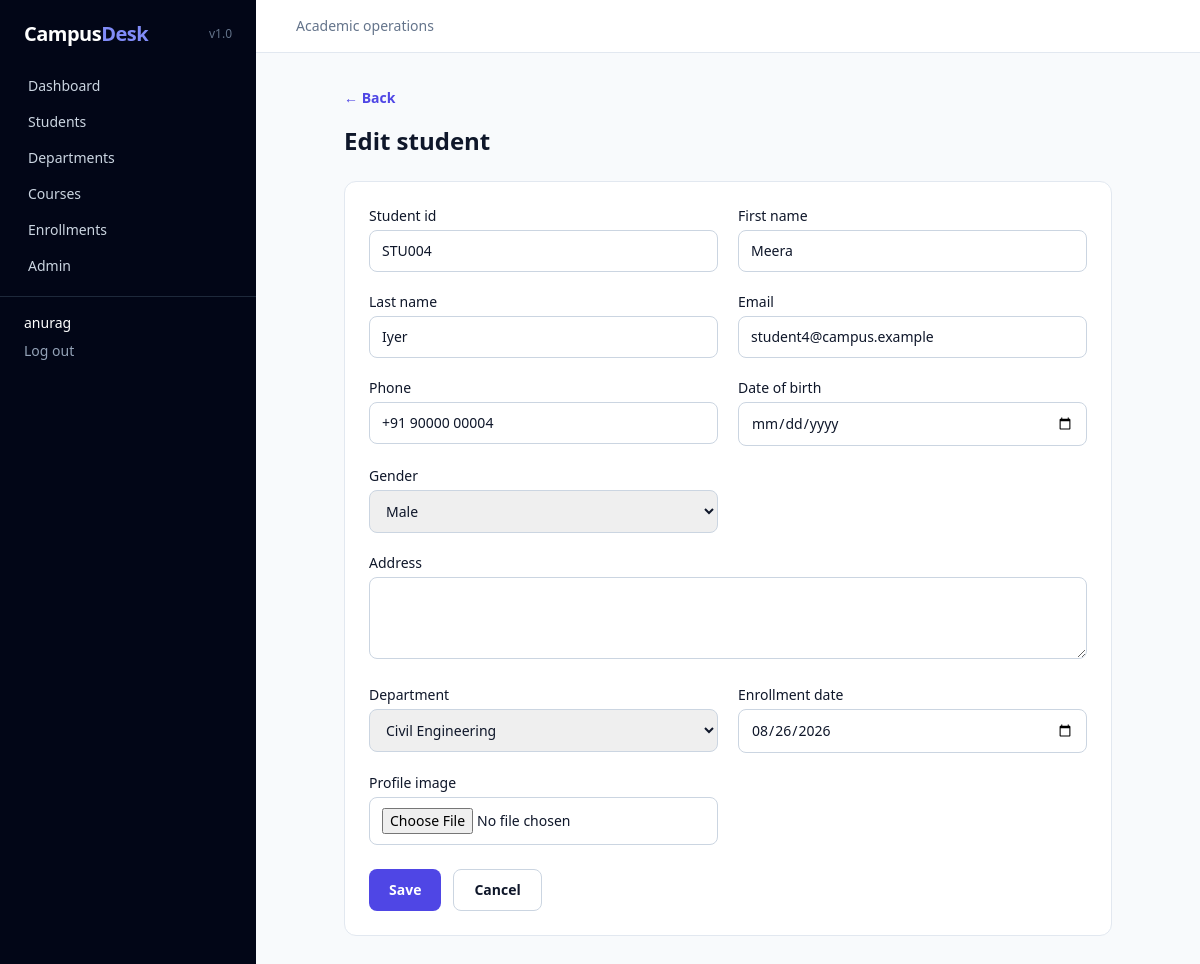
The page /students/4/edit/ (signed in) on the database its author committed.
### students/models.py (models this page shows, shortened)
class Student(models.Model):
	GENDER_CHOICES = [('M', 'Male'), ('F', 'Female'), ('O', 'Other')]
	student_id = models.CharField(max_length=30, unique=True)
	first_name = models.CharField(max_length=80)
	last_name = models.CharField(max_length=80)
	email = models.EmailField(unique=True)
	phone = models.CharField(max_length=30, blank=True)
	date_of_birth = models.DateField(null=True, blank=True)
	gender = models.CharField(max_length=1, choices=GENDER_CHOICES, blank=True)
	address = models.TextField(blank=True)
	department = models.ForeignKey(Department, on_delete=models.PROTECT, related_name='students')
	enrollment_date = models.DateField()
	profile_image = models.ImageField(upload_to='students/', blank=True)
	created_at = models.DateTimeField(auto_now_add=True)
	updated_at = models.DateTimeField(auto_now=True)
	class Meta:
		ordering = ['last_name', 'first_name']

### students/views.py (the view)
# urls.py: path('students/<int:pk>/edit/', views.student_update, name='student_update'),
@login_required
def student_update(request, pk):
	student = get_object_or_404(Student, pk=pk)
	form = StudentForm(request.POST or None, request.FILES or None, instance=student)
	if form.is_valid():
		form.save(); messages.success(request, 'Student updated successfully.'); return redirect('student_detail', pk=pk)
	return render(request, 'students/form.html', {'form': form, 'title': 'Edit student', 'back_url': 'student_detail', 'back_pk': pk})

### students/forms.py
class StudentForm(StyledModelForm):
    class Meta:
        model = Student
        fields = ['student_id', 'first_name', 'last_name', 'email', 'phone', 'date_of_birth', 'gender', 'address', 'department', 'enrollment_date', 'profile_image']
        widgets = {'date_of_birth': forms.DateInput(attrs={'type': 'date'}), 'enrollment_date': forms.DateInput(attrs={'type': 'date'}), 'address': forms.Textarea(attrs={'rows': 3})}

### students/models.py (called while the page is built)
	def __str__(self):
		return self.name

### templates/students/form.html
{% extends 'base.html' %}{% block title %}{{ title }} | Campus Desk{% endblock %}{% block content %}<div class="mx-auto max-w-3xl"><a href="{% if back_pk %}{% url back_url back_pk %}{% else %}{% url back_url %}{% endif %}" class="text-sm font-semibold text-indigo-600">← Back</a><h1 class="mt-4 text-2xl font-bold">{{ title }}</h1><form method="post" enctype="multipart/form-data" class="mt-6 rounded-xl border border-slate-200 bg-white p-6"><div class="grid gap-5 sm:grid-cols-2">{% csrf_token %}{% for field in form %}<div class="{% if field.name == 'address' or field.name == 'description' %}sm:col-span-2{% endif %}"><label class="mb-1 block text-sm font-medium">{{ field.label }}</label>{{ field }}{% for error in field.errors %}<p class="mt-1 text-xs text-red-600">{{ error }}</p>{% endfor %}</div>{% endfor %}</div>{% if form.non_field_errors %}<div class="mt-4 text-sm text-red-600">{{ form.non_field_errors }}</div>{% endif %}<div class="mt-6 flex gap-3"><button class="rounded-lg bg-indigo-600 px-5 py-2.5 text-sm font-semibold text-white">Save</button><a href="{% if back_pk %}{% url back_url back_pk %}{% else %}{% url back_url %}{% endif %}" class="rounded-lg border border-slate-300 px-5 py-2.5 text-sm font-semibold">Cancel</a></div></form></div>{% endblock %}

### templates/base.html (shortened to what this page needs)
{% load static %}
<!doctype html>
<html lang="en">
<head>
  <script src="https://cdn.tailwindcss.com"></script>
</head>
<body class="min-h-screen bg-slate-50 text-slate-900">
  {% if user.is_authenticated %}
  <div class="min-h-screen lg:flex">
    <aside class="bg-slate-950 text-slate-300 lg:min-h-screen lg:w-64">
      <div class="flex items-center justify-between px-6 py-5"><a href="{% url 'dashboard' %}" class="text-xl font-bold tracking-tight text-white">Campus<span class="text-indigo-400">Desk</span></a><span class="text-xs text-slate-500">v1.0</span></div>
      <nav class="flex gap-1 overflow-x-auto px-3 pb-3 lg:block lg:px-4" aria-label="Main navigation">
        <a href="{% url 'dashboard' %}" class="block whitespace-nowrap rounded-lg px-3 py-2 text-sm hover:bg-slate-800 hover:text-white">Dashboard</a>
        <a href="{% url 'student_list' %}" class="block whitespace-nowrap rounded-lg px-3 py-2 text-sm hover:bg-slate-800 hover:text-white">Students</a>
        <a href="{% url 'department_list' %}" class="block whitespace-nowrap rounded-lg px-3 py-2 text-sm hover:bg-slate-800 hover:text-white">Departments</a>
        <a href="{% url 'course_list' %}" class="block whitespace-nowrap rounded-lg px-3 py-2 text-sm hover:bg-slate-800 hover:text-white">Courses</a>
        <a href="{% url 'enrollment_list' %}" class="block whitespace-nowrap rounded-lg px-3 py-2 text-sm hover:bg-slate-800 hover:text-white">Enrollments</a>
        <a href="/admin/" class="block whitespace-nowrap rounded-lg px-3 py-2 text-sm hover:bg-slate-800 hover:text-white">Admin</a>
      </nav>
      <div class="border-t border-slate-800 px-6 py-4 text-sm"><div class="truncate text-white">{{ user.get_username }}</div><form method="post" action="{% url 'logout' %}" class="mt-2">{% csrf_token %}<button class="text-slate-400 hover:text-white">Log out</button></form></div>
    </aside>
    <main class="flex-1"><header class="border-b border-slate-200 bg-white px-5 py-4 lg:px-10"><div class="mx-auto max-w-7xl"><p class="text-sm text-slate-500">Academic operations</p></div></header><div class="mx-auto max-w-7xl px-5 py-8 lg:px-10">
      {% block content %}{% endblock %}
    </div></main>
  </div>
  {% else %}{% block auth_content %}{% endblock %}{% endif %}
</body>
</html>

### rows shown on the page
Student: form "STU004" "Meera" "Iyer" "student4@campus.example" "+91 90000 00004" "Male" "Civil Engineering" "08/26/2026"

### other values the page prints
{{ user.get_username }} "anurag"
{{ title }} "Edit student"
{{ field.label }} "Student id" "First name" "Last name" "Email" "Phone" "Date of birth" "Gender" "Address" "Department" "Enrollment date" "Profile image"
